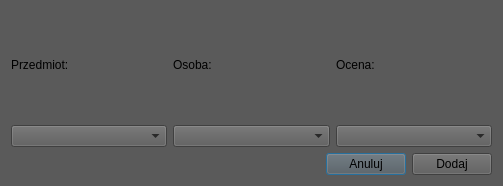
<?xml version="1.0" encoding="UTF-8"?>
<ui version="4.0">
 <class>AddGrades</class>
 <widget class="QDialog" name="AddGrades">
  <property name="geometry">
   <rect>
    <x>0</x>
    <y>0</y>
    <width>503</width>
    <height>186</height>
   </rect>
  </property>
  <property name="windowTitle">
   <string>Dialog</string>
  </property>
  <property name="styleSheet">
   <string notr="true">background-color: rgb(90, 90, 90);</string>
  </property>
  <property name="sizeGripEnabled">
   <bool>false</bool>
  </property>
  <layout class="QVBoxLayout" name="verticalLayout">
   <item>
    <layout class="QHBoxLayout" name="horizontalLayout">
     <item>
      <widget class="QLabel" name="subjectLabel">
       <property name="styleSheet">
        <string notr="true">font: 700 15pt &quot;Nirmala UI&quot;;
color: &quot;white&quot;;</string>
       </property>
       <property name="text">
        <string>Przedmiot:</string>
       </property>
      </widget>
     </item>
     <item>
      <widget class="QLabel" name="personLabel">
       <property name="styleSheet">
        <string notr="true">font: 700 15pt &quot;Nirmala UI&quot;;
color: &quot;white&quot;;</string>
       </property>
       <property name="text">
        <string>Osoba:</string>
       </property>
      </widget>
     </item>
     <item>
      <widget class="QLabel" name="gradeLabel">
       <property name="styleSheet">
        <string notr="true">font: 700 15pt &quot;Nirmala UI&quot;;
color: &quot;white&quot;;</string>
       </property>
       <property name="text">
        <string>Ocena:</string>
       </property>
      </widget>
     </item>
    </layout>
   </item>
   <item>
    <layout class="QHBoxLayout" name="horizontalLayout_2">
     <item>
      <widget class="QComboBox" name="subjectComboBox">
       <property name="styleSheet">
        <string notr="true">font: 700 15pt &quot;Nirmala UI&quot;;
color: &quot;white&quot;;</string>
       </property>
      </widget>
     </item>
     <item>
      <widget class="QComboBox" name="personComboBox">
       <property name="styleSheet">
        <string notr="true">font: 700 15pt &quot;Nirmala UI&quot;;
color: &quot;white&quot;;</string>
       </property>
      </widget>
     </item>
     <item>
      <widget class="QComboBox" name="gradeComboBox">
       <property name="styleSheet">
        <string notr="true">font: 700 15pt &quot;Nirmala UI&quot;;
color: &quot;white&quot;;</string>
       </property>
      </widget>
     </item>
    </layout>
   </item>
   <item>
    <layout class="QHBoxLayout" name="horizontalLayout_3">
     <item>
      <spacer name="addOrCancelHorizontalSpacer">
       <property name="orientation">
        <enum>Qt::Horizontal</enum>
       </property>
       <property name="sizeHint" stdset="0">
        <size>
         <width>40</width>
         <height>20</height>
        </size>
       </property>
      </spacer>
     </item>
     <item>
      <widget class="QPushButton" name="cancelPushButton">
       <property name="cursor">
        <cursorShape>OpenHandCursor</cursorShape>
       </property>
       <property name="styleSheet">
        <string notr="true">font: 700 15pt &quot;Nirmala UI&quot;;
color: &quot;white&quot;;</string>
       </property>
       <property name="text">
        <string>Anuluj</string>
       </property>
      </widget>
     </item>
     <item>
      <widget class="QPushButton" name="addPushButton">
       <property name="cursor">
        <cursorShape>OpenHandCursor</cursorShape>
       </property>
       <property name="styleSheet">
        <string notr="true">font: 700 15pt &quot;Nirmala UI&quot;;
color: &quot;white&quot;;</string>
       </property>
       <property name="text">
        <string>Dodaj</string>
       </property>
      </widget>
     </item>
    </layout>
   </item>
  </layout>
 </widget>
 <resources/>
 <connections/>
</ui>
